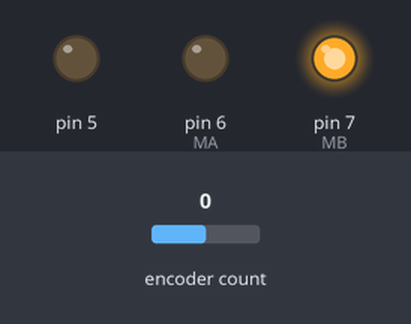
A sketch run on a simulated Arduino Uno, built with avr-gcc and run on an emulated ATmega328P. Shown: output pins drawn as LEDs (lit = HIGH). The inputs (shaded band) are chosen by the test bench; at power-on: encoder count 0.

Above: at 2.1 s.
2.2 s: encoder count set to 1
At 3.3 s:
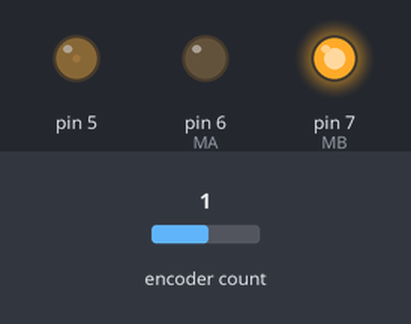
3.7 s: encoder count set to 0
At 4.4 s:
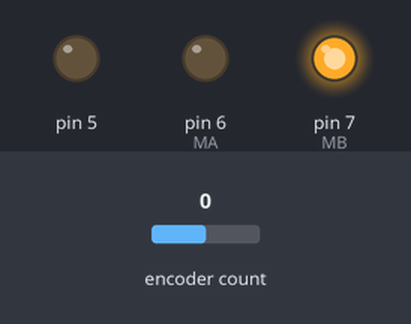
5.2 s: encoder count set to -1
At 5.6 s:
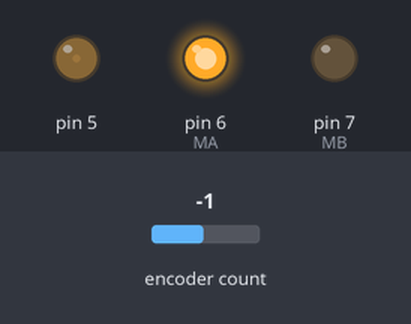
Timing chart, 0 to 8.2 s (numbered marks = the images above; inputs shaded):
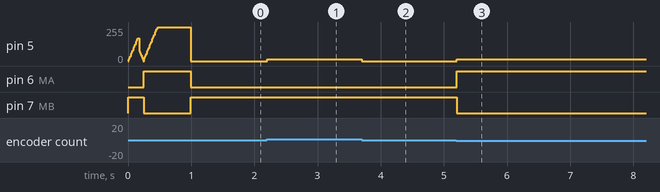

The sketch:

Motor_Control_Homing.ino
```cpp
// Author: Arunroth VEN

#include <PID_v1.h>
#include <Encoder.h>

Encoder myEnc(3, 2);

#define MA            6
#define MB            7

double kp=3,ki=0,kd=0.0;
double input=0, output=0, setpoint=0;
PID myPID(&input, &output, &setpoint,kp,ki,kd, DIRECT);
volatile long encoder0Pos = 0;
boolean auto1=false, auto2=false,counting=false;
long previousMillis = 0;

long target1=0;


void setup() {
  Serial.begin(9600);
  pinMode(MA, OUTPUT);
  pinMode(MB, OUTPUT);
  pinMode(5, OUTPUT);

  myPID.SetMode(AUTOMATIC);
  myPID.SetSampleTime(1);
  myPID.SetOutputLimits(-255,255);
  target1 = 0;
  homing();
}

void homing(){
  long tstamp;
  long error=0;
  int scanning_steps=3; // Step size
  int step_interval = 7;
  int max_error; // When stuck i.e. how long does it stick for
  float homing_power=1.00; // Max speed
  max_error=(scanning_steps*20);
    while( error>-max_error){
      if(millis()-tstamp>7) // 7 is time interval between each step
        {
          setpoint-=scanning_steps;
          tstamp=millis();
        }
      input = myEnc.read();;
      error=setpoint-input;
      while(!myPID.Compute());
      pwm(output*homing_power);
  }
  target1=0; // target is now the new zero
  myEnc.write(-30); // Setting zero (offset a bit)
  while(setpoint < 250  ){
      if(millis()-tstamp>7)
        {
          setpoint+=scanning_steps;
          tstamp=millis();
        }
      input = myEnc.read();;
      while(!myPID.Compute()); // wait till PID is actually computed
      pwm(output*homing_power);
  }
  myEnc.write(0);
  target1=0;
}

void loop(){
    setpoint=target1;
    input = myEnc.read();
    while(!myPID.Compute());
    pwm(output);

}

  void pwm(int out) {
   if(out>0) { digitalWrite(MA,1); digitalWrite(MB,0); }
   else      { digitalWrite(MA,0); digitalWrite(MB,1); }
   analogWrite(5,abs(out));
  }
```

Measured:
- after the input at 2.2 s, pin 5: 0/255 → 12/255 at once
- after the input at 3.7 s, pin 5: 12/255 → 0/255 at once
- after the input at 5.2 s, pin 5: 0/255 → 12/255 at once; pin 6 (MA): LOW → HIGH at once; pin 7 (MB): HIGH → LOW at once
